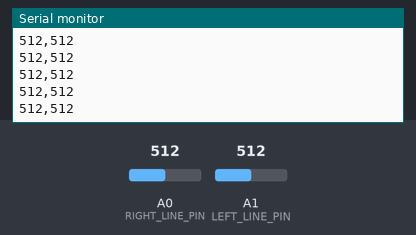
This sketch was run on a simulated Arduino Uno, built with avr-gcc and run on an emulated ATmega328P. Parts: the last lines printed to the serial monitor. Inputs (shaded band) come from the test bench; at power-on: A0 (RIGHT_LINE_PIN) = 512, A1 (LEFT_LINE_PIN) = 512.

Above: at 1.3 s.
1.4 s: A0 (RIGHT_LINE_PIN) set to 716
At 1.41 s:
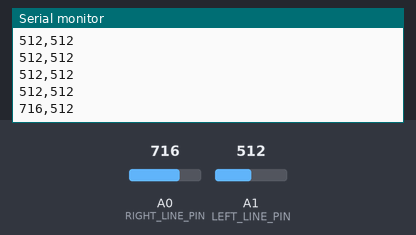
2.9 s: A1 (LEFT_LINE_PIN) set to 716
At 2.92 s:
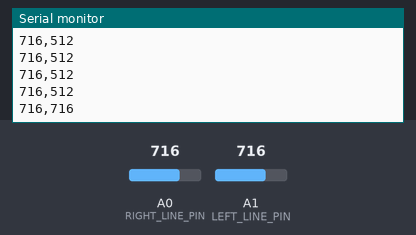
4.4 s: A0 (RIGHT_LINE_PIN) set to 900
At 4.43 s:
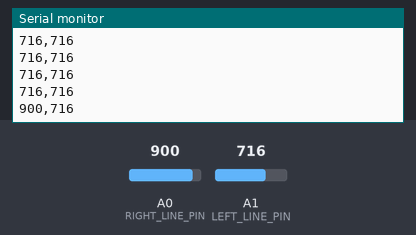
5.9 s: A1 (LEFT_LINE_PIN) set to 900
At 5.94 s:
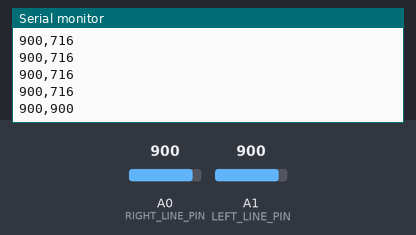
Timing chart, 0 to 8.4 s (numbered marks = the images above; inputs shaded):
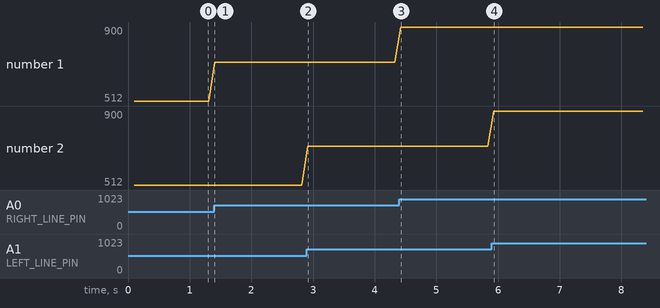

Measured:
- after the input at 1.4 s, the serial monitor: prints a new line at once (image 1)
- after the input at 2.9 s, the serial monitor: prints a new line at once (image 2)
- after the input at 4.4 s, the serial monitor: prints a new line at once (image 3)
- after the input at 5.9 s, the serial monitor: prints a new line at once (image 4)
- plotted number 1: 512 → 716 after the input at 1.4 s, 716 → 900 after the input at 4.4 s

The sketch:

line_follower_test.ino
```cpp
#define RIGHT_LINE_PIN 0
#define LEFT_LINE_PIN 1


void setup() {
  Serial.begin(9600);
  delay(100);
}

void loop() {
  // put your main code here, to run repeatedly:
  int right_line = analogRead(RIGHT_LINE_PIN);
  int left_line = analogRead(LEFT_LINE_PIN);
  Serial.print(right_line);
  Serial.print(",");              //seperator
  Serial.println(left_line);
  delay(100);

}
```
